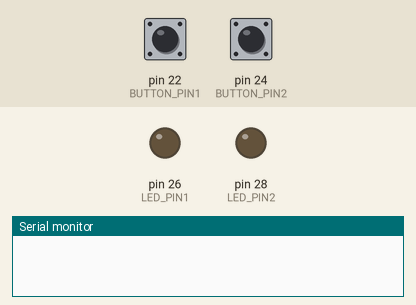
A sketch run on a simulated Arduino Mega 2560, built with avr-gcc and run on an emulated ATmega2560. Parts: output pins drawn as LEDs (lit = HIGH), the last lines printed to the serial monitor. The inputs (shaded band) are chosen by the test bench; at power-on: pin 22 (BUTTON_PIN1) HIGH, pin 24 (BUTTON_PIN2) HIGH.

Above: at 1.2 s.
1.3 s: pin 22 (BUTTON_PIN1) pulled LOW for 0.15 s
At 1.6 s:
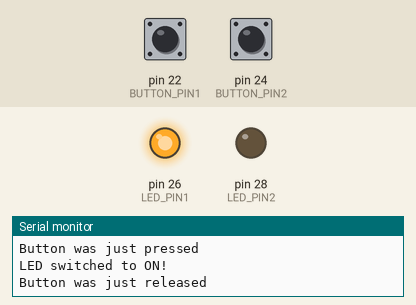
2.9 s: pin 24 (BUTTON_PIN2) pulled LOW for 0.15 s
At 4.0 s:
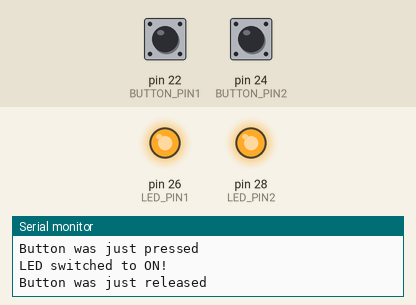
4.5 s: pin 22 (BUTTON_PIN1) pulled LOW for 1 s
At 5.2 s:
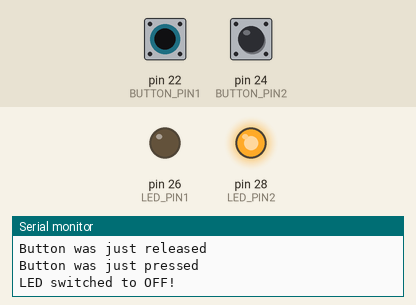
7.0 s: pin 22 (BUTTON_PIN1) pulled LOW for 3.2 s
At 8.3 s:
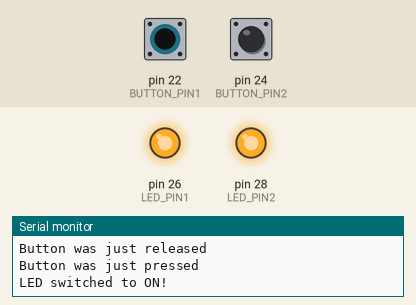
11.7 s: pin 24 (BUTTON_PIN2) pulled LOW for 1 s
At 13.1 s:
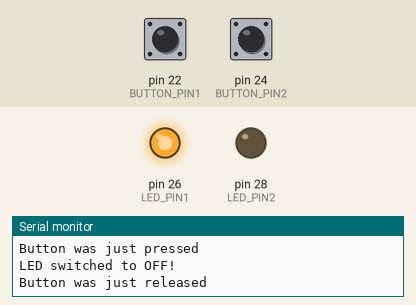
Timing chart, 0 to 14.7 s (numbered marks = the images above; inputs shaded):
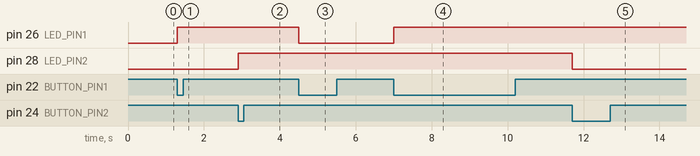

Measured:
- after the input at 1.3 s, pin 26 (LED_PIN1): LOW → HIGH at once
- after the input at 2.9 s, pin 28 (LED_PIN2): LOW → HIGH at once
- after the input at 4.5 s, pin 26 (LED_PIN1): HIGH → LOW at once
- after the input at 7.0 s, pin 26 (LED_PIN1): LOW → HIGH at once
- after the input at 11.7 s, pin 28 (LED_PIN2): HIGH → LOW at once

The sketch:

Two_LED_State_Machine.ino
```cpp
#define LED_PIN1 26
#define BUTTON_PIN1 22
#define LED_PIN2 28
#define BUTTON_PIN2 24

enum LED_STATE {OFF, ON, BLINKING};

LED_STATE currentLEDState1;
bool previousButton1;
bool currentButton1;

LED_STATE currentLEDState2;
bool previousButton2;
bool currentButton2;

void setup() {
  // set pin modes
  pinMode(LED_PIN1, OUTPUT);
  pinMode(BUTTON_PIN1, INPUT_PULLUP);
  pinMode(LED_PIN2, OUTPUT);
  pinMode(BUTTON_PIN2, INPUT_PULLUP);
  // set the LEDs to off;
  digitalWrite(LED_PIN1, LOW);
  currentLEDState1 = OFF;
  digitalWrite(LED_PIN2, LOW);
  currentLEDState2 = OFF;
  // check set initial state to unpressed
  previousButton1 = false;
  previousButton2 = false;
  // enable serial connection
  Serial.begin(9600);
}

void loop() {
  checkState(BUTTON_PIN1, &currentButton1, &previousButton1, &currentLEDState1);
  checkState(BUTTON_PIN2, &currentButton2, &previousButton2, &currentLEDState2);
  updateLEDs();
}

void checkState(int pin, bool *currentButton, bool *previousButton, LED_STATE *currentLEDState) {
  // check for button press
  *currentButton = isPressed(pin);
  // check if we transitioned from unpressed to pressed
  if (*currentButton == true && *previousButton == false) {
    Serial.println("Button was just pressed");
    *previousButton = *currentButton;
    // change the state of the LED
    if (*currentLEDState == OFF) {
      // switch from OFF to ON
      *currentLEDState = ON;
      Serial.println("LED switched to ON!");
    } else {
      // toggle LED to OFF
      *currentLEDState = OFF;
      Serial.println("LED switched to OFF!");
    }
  }
  // check if we transitioned from pressed to unpressed
  else if (*currentButton == false && *previousButton == true) {
    Serial.println("Button was just released");
    *previousButton = *currentButton;
  }
}

void updateLEDs() {
  // update LEDs based on the state of the LED
  if (currentLEDState1 == ON) { digitalWrite(LED_PIN1, ON); }
  else if (currentLEDState1 == OFF) { digitalWrite(LED_PIN1, OFF); }

  if (currentLEDState2 == ON) { digitalWrite(LED_PIN2, ON); }
  else if (currentLEDState2 == OFF) { digitalWrite(LED_PIN2, OFF); }
}

bool isPressed(int pin) {
  if (digitalRead(pin) == LOW) { return true; }
  return false;
}
```
